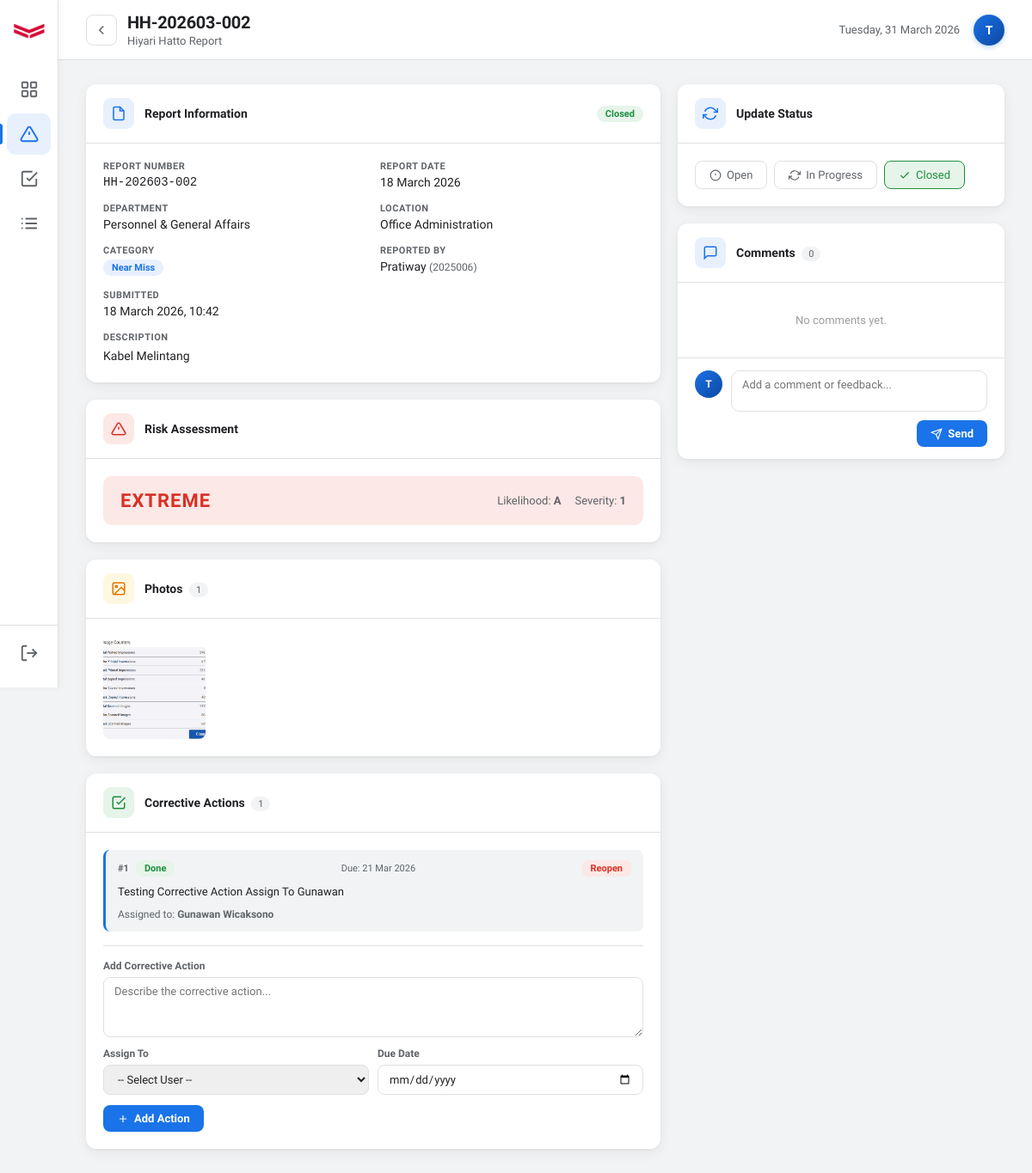
The page /hiyari/view?id=3 (signed in) on the database its author committed.
### tables this page shows
CREATE TABLE `hiyari_reports` (
  `id` int(11) NOT NULL,
  `report_number` varchar(20) NOT NULL,
  `report_date` date NOT NULL,
  `department_id` int(11) DEFAULT NULL,
  `location_id` int(11) DEFAULT NULL,
  `category` enum('unsafe_action','unsafe_condition','near_miss') DEFAULT NULL,
  `description` text DEFAULT NULL,
  `likelihood` varchar(1) DEFAULT NULL COMMENT 'A=Almost Certain B=Likely C=Moderate D=Unlikely E=Rare',
  `severity` tinyint(4) DEFAULT NULL COMMENT '1=Insignificant 2=Minor 3=Moderate 4=Major 5=Catastrophic',
  `risk_level` enum('low','medium','high','extreme') DEFAULT NULL,
  `status` enum('open','in_progress','closed') NOT NULL DEFAULT 'open',
  `created_by` int(11) DEFAULT NULL,
  `created_at` datetime NOT NULL DEFAULT current_timestamp(),
  `updated_at` datetime DEFAULT NULL ON UPDATE current_timestamp()
);

CREATE TABLE `departments` (
  `id` int(11) NOT NULL,
  `code` varchar(10) NOT NULL,
  `name` varchar(100) NOT NULL,
  `head_id` int(11) DEFAULT NULL,
  `description` text DEFAULT NULL,
  `is_active` tinyint(1) NOT NULL DEFAULT 1,
  `created_at` datetime NOT NULL DEFAULT current_timestamp(),
  `updated_at` datetime NOT NULL DEFAULT current_timestamp() ON UPDATE current_timestamp()
);

CREATE TABLE `locations` (
  `id` int(11) NOT NULL,
  `code` varchar(10) NOT NULL,
  `name` varchar(100) NOT NULL,
  `description` text DEFAULT NULL,
  `is_active` tinyint(1) NOT NULL DEFAULT 1,
  `created_at` datetime NOT NULL DEFAULT current_timestamp(),
  `updated_at` datetime NOT NULL DEFAULT current_timestamp() ON UPDATE current_timestamp()
);

CREATE TABLE `users` (
  `id` int(11) NOT NULL,
  `employee_id` varchar(20) NOT NULL,
  `name` varchar(100) NOT NULL,
  `email` varchar(100) NOT NULL,
  `password` varchar(255) NOT NULL,
  `department_id` int(11) DEFAULT NULL,
  `role` tinyint(1) NOT NULL DEFAULT 3,
  `reset_token` varchar(100) DEFAULT NULL,
  `reset_expires` datetime DEFAULT NULL,
  `is_active` tinyint(1) NOT NULL DEFAULT 1,
  `created_at` datetime NOT NULL DEFAULT current_timestamp(),
  `updated_at` datetime DEFAULT NULL ON UPDATE current_timestamp()
);

CREATE TABLE `hiyari_report_photos` (
  `id` int(11) NOT NULL,
  `report_id` int(11) NOT NULL,
  `file_path` varchar(255) NOT NULL,
  `uploaded_by` int(11) NOT NULL,
  `created_at` datetime NOT NULL DEFAULT current_timestamp()
);

CREATE TABLE `corrective_actions` (
  `id` int(11) NOT NULL,
  `report_id` int(11) NOT NULL,
  `action_desc` varchar(255) NOT NULL,
  `pic_user_id` int(11) DEFAULT NULL,
  `due_date` date DEFAULT NULL,
  `status` enum('open','progress','done') NOT NULL DEFAULT 'open',
  `created_at` datetime NOT NULL DEFAULT current_timestamp(),
  `updated_at` datetime NOT NULL DEFAULT current_timestamp() ON UPDATE current_timestamp()
);

### hiyari/view.php (the view, shortened to what the rows shown need)
<?php
require_once '../config/db.php';
$id   = (int)($_GET['id'] ?? 0);
$role = (int)$_SESSION['role'];
$uid  = (int)$_SESSION['user_id'];
$stmt = $pdo->prepare("
    SELECT r.*,
           d.name AS dept_name,
           l.name AS loc_name,
           u.name AS reporter_name,
           u.employee_id AS reporter_emp_id
    FROM hiyari_reports r
    LEFT JOIN departments d ON r.department_id = d.id
    LEFT JOIN locations   l ON r.location_id   = l.id
    LEFT JOIN users       u ON r.created_by    = u.id
    WHERE r.id = :id
");
$stmt->execute([':id' => $id]);
$report = $stmt->fetch();
$is_admin    = $role <= 2;
$photos = $pdo->prepare("SELECT * FROM hiyari_report_photos WHERE report_id = :id ORDER BY created_at");
$photos->execute([':id' => $id]);
$photos = $photos->fetchAll();
$comments = $pdo->prepare("
    SELECT c.*, u.name AS commenter_name, u.role AS commenter_role, u.employee_id AS commenter_emp_id
    FROM hiyari_report_comments c
    LEFT JOIN users u ON c.user_id = u.id
    WHERE c.report_id = :id
    ORDER BY c.created_at ASC
");
$comments->execute([':id' => $id]);
$comments = $comments->fetchAll();
$actions = $pdo->prepare("
    SELECT ca.*, u.name AS assigned_name,
           ca.action_desc AS description,
           ca.pic_user_id AS assigned_to
    FROM corrective_actions ca
    LEFT JOIN users u ON ca.pic_user_id = u.id
    WHERE ca.report_id = :id
    ORDER BY ca.created_at ASC
");
$actions->execute([':id' => $id]);
$actions = $actions->fetchAll();
$cat_labels = [
    'near_miss'        => 'Near Miss',
    'unsafe_act'       => 'Unsafe Act',
    'unsafe_condition' => 'Unsafe Condition',
];
$status_labels = ['open' => 'Open', 'in_progress' => 'In Progress', 'closed' => 'Closed'];
$status_badges = ['open' => 'badge--open', 'in_progress' => 'badge--progress', 'closed' => 'badge--closed'];
?>
<!DOCTYPE html>
<html lang="en">
<head>
  <link rel="stylesheet" href="../assets/dashboard.css"/>
  <link rel="stylesheet" href="../assets/view.css"/>
</head>
<body>
  <main class="main">
    <header class="topbar">
      <div class="topbar__left">
        <div>
          <h1 class="topbar__title"><?php echo htmlspecialchars($report['report_number']); ?></h1>
          <p class="topbar__sub">Hiyari Hatto Report</p>
        </div>
      </div>
    </header>
    <div class="content">
      <div class="view-layout">
        <div class="view-left">
          <div class="view-card">
            <div class="view-card__header">
              <div class="view-card__icon view-card__icon--blue">
                <svg viewBox="0 0 24 24" fill="none" stroke="currentColor" stroke-width="2" width="18" height="18">
                  <path d="M14 2H6a2 2 0 0 0-2 2v16a2 2 0 0 0 2 2h12a2 2 0 0 0 2-2V8z"/>
                  <polyline points="14 2 14 8 20 8"/>
                </svg>
              </div>
              <h2 class="view-card__title">Report Information</h2>
              <span class="badge <?php echo $status_badges[$report['status']] ?? ''; ?> ms-auto">
                <?php echo $status_labels[$report['status']] ?? ucfirst($report['status']); ?>
              </span>
            </div>
            <div class="view-card__body">
              <div class="info-grid">
                <div class="info-item">
                  <span class="info-label">Report Number</span>
                  <span class="info-value report-num"><?php echo htmlspecialchars($report['report_number']); ?></span>
                </div>
                <div class="info-item">
                  <span class="info-label">Report Date</span>
                  <span class="info-value"><?php echo date('d F Y', strtotime($report['report_date'])); ?></span>
                </div>
                <div class="info-item">
                  <span class="info-label">Department</span>
                  <span class="info-value"><?php echo htmlspecialchars($report['dept_name'] ?? '—'); ?></span>
                </div>
                <div class="info-item">
                  <span class="info-label">Location</span>
                  <span class="info-value"><?php echo htmlspecialchars($report['loc_name'] ?? '—'); ?></span>
                </div>
                <div class="info-item">
                  <span class="info-value">
                    <span class="badge badge--<?php echo $report['category']; ?>">
                      <?php echo $cat_labels[$report['category']] ?? $report['category']; ?>
                    </span>
                  </span>
                </div>
                <div class="info-item">
                  <span class="info-label">Reported By</span>
                  <span class="info-value"><?php echo htmlspecialchars($report['reporter_name'] ?? '—'); ?> <span style="color:var(--text-secondary);font-size:12px">(<?php echo htmlspecialchars($report['reporter_emp_id'] ?? ''); ?>)</span></span>
                </div>
                <div class="info-item">
                  <span class="info-label">Submitted</span>
                  <span class="info-value"><?php echo date('d F Y, H:i', strtotime($report['created_at'])); ?></span>
                </div>
              </div>
              <div class="info-item info-item--full">
                <span class="info-label">Description</span>
                <p class="info-desc"><?php echo nl2br(htmlspecialchars($report['description'])); ?></p>
              </div>
            </div>
          </div>
          <div class="view-card">
            <div class="view-card__header">
              <h2 class="view-card__title">Risk Assessment</h2>
            </div>
            <div class="view-card__body">
              <div class="risk-display risk-display--<?php echo $report['risk_level']; ?>">
                <div class="risk-display__level"><?php echo strtoupper($report['risk_level']); ?></div>
                <div class="risk-display__meta">
                  <span>Likelihood: <strong><?php echo $report['likelihood'] ?? '—'; ?></strong></span>
                  <span>Severity: <strong><?php echo $report['severity'] ?? '—'; ?></strong></span>
                </div>
              </div>
            </div>
          </div>
          <?php if (!empty($photos)): ?>
          <div class="view-card">
            <div class="view-card__header">
              <h2 class="view-card__title">Photos <span class="table-count"><?php echo count($photos); ?></span></h2>
            </div>
            <div class="view-card__body">
              <div class="photo-grid">
                <?php foreach ($photos as $p): ?>
                <a href="../<?php echo htmlspecialchars($p['file_path']); ?>" target="_blank" class="photo-thumb-link">
                  <img src="../<?php echo htmlspecialchars($p['file_path']); ?>" alt="Photo" class="photo-thumb-img"/>
                </a>
                <?php endforeach; ?>
              </div>
            </div>
          </div>
          <?php endif; ?>
          <div class="view-card">
            <div class="view-card__header">
              <h2 class="view-card__title">Corrective Actions <span class="table-count"><?php echo count($actions); ?></span></h2>
            </div>
            <div class="view-card__body">
              <?php if (empty($actions)): ?>
              <p class="empty-text">No corrective actions yet.</p>
              <?php else: ?>
              <div class="actions-list">
                <?php foreach ($actions as $a): ?>
                <div class="action-item">
                  <div class="action-item__header">
                    <span class="action-item__num">#<?php echo $loop ?? ($loop = 1); $loop++; ?></span>
                    <span class="badge <?php echo $a['status'] === 'done' ? 'badge--closed' : ($a['status'] === 'progress' ? 'badge--progress' : 'badge--open'); ?>">
                      <?php echo $a['status'] === 'done' ? 'Done' : ($a['status'] === 'progress' ? 'In Progress' : 'Pending'); ?>
                    </span>
                    <?php if ($a['due_date']): ?>
                    <span class="action-item__due">Due: <?php echo date('d M Y', strtotime($a['due_date'])); ?></span>
                    <?php endif; ?>
                    <?php
                    $can_update_action = $is_admin || (int)$a['assigned_to'] === $uid;
                    ?>
                    <?php if ($can_update_action): ?>
                    <div class="action-item__btns">
                      <?php if ($a['status'] === 'done' && $is_admin): ?>
                      <a href="action_update?id=<?php echo $a['id']; ?>&report_id=<?php echo $id; ?>&status=open"
                        class="action-status-btn action-status-btn--reopen"
                        onclick="return confirm('Reopen this action?')">
                        Reopen
                      </a>
                      <?php endif; ?>
                    </div>
                    <?php endif; ?>
                  </div>
                  <p class="action-item__desc"><?php echo nl2br(htmlspecialchars($a['description'])); ?></p>
                  <?php if ($a['assigned_name']): ?>
                  <span class="action-item__assign">Assigned to: <strong><?php echo htmlspecialchars($a['assigned_name']); ?></strong></span>
                  <?php endif; ?>
                </div>
                <?php endforeach; ?>
              </div>
              <?php endif; ?>
            </div>
          </div>
        </div>
        <div class="view-right">
          <?php if ($is_admin): ?>
          <div class="view-card">
            <div class="view-card__header">
              <h2 class="view-card__title">Update Status</h2>
            </div>
          </div>
          <?php endif; ?>
          <div class="view-card view-card--comments">
            <div class="view-card__header">
              <h2 class="view-card__title">Comments <span class="table-count"><?php echo count($comments); ?></span></h2>
            </div>
          </div>
        </div>
      </div>
    </div>
  </main>
</body>
</html>

### rows shown on the page
hiyari_reports: report_number "HH-202603-002", status "Closed", report_date "18 March 2026", department.name "Personnel & General Affairs", location.name "Office Administration", category "Near Miss", created_by.name "Pratiway", created_by.employee_id "2025006", created_at "18 March 2026, 10:42", description "Kabel Melintang", risk_level "EXTREME", likelihood "A", severity "1"
hiyari_report_photos: file_path (picture)
corrective_actions: loop "1", status "Done", due_date "21 Mar 2026", action_desc "Testing Corrective Action Assign To Gunawan", pic_user.name "Gunawan Wicaksono"

### other values the page prints
substr($_SESSION['name'] ?? 'U', 0, 1) "T"
count($photos) "1"
count($actions) "1"
count($comments) "0"
